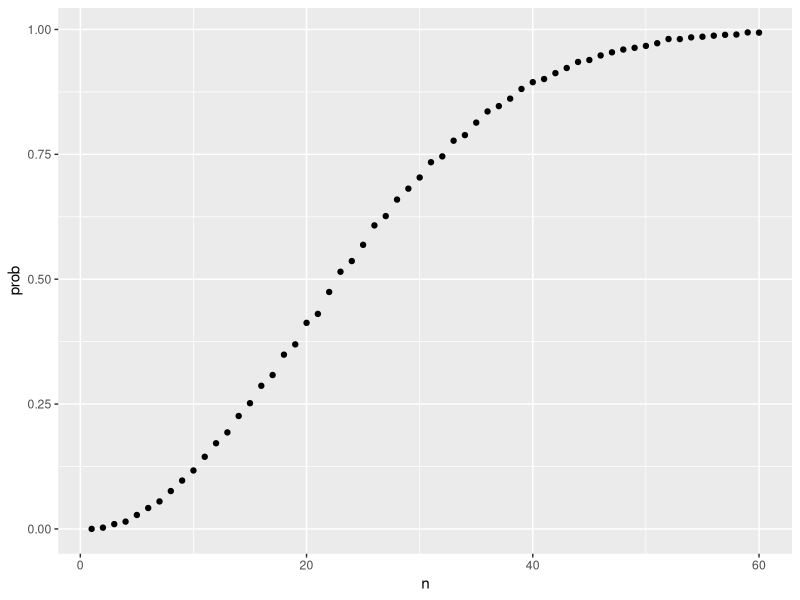
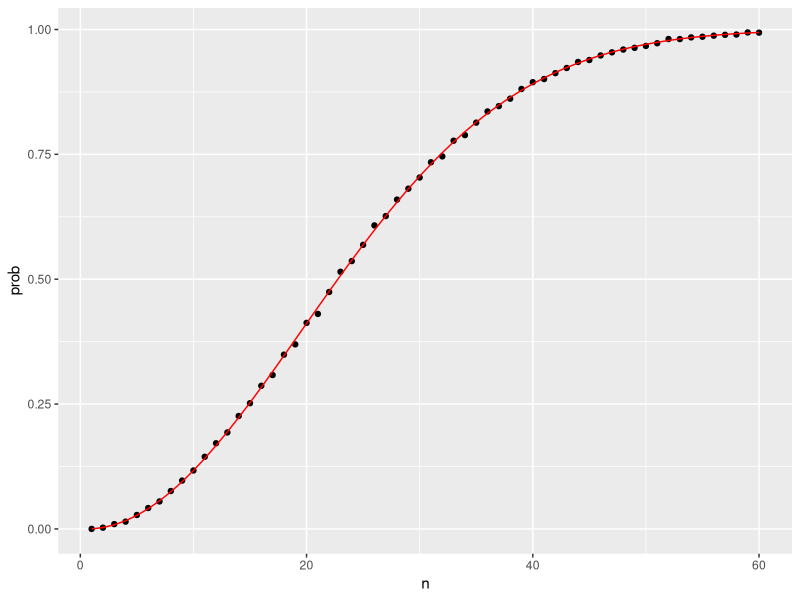

Reproduce these figures in R, in order.
#Ejemplos

#En esta sección, describimos dos ejemplos populares de probabilidad discreta: el problema de Monty Hall y el problema del cumpleaños. Usamos R para ayudar a ilustrar los conceptos matemáticos.

#Problema de Monty Hall

#En la década de 1970, hubo un programa de juegos llamado "Hagamos un trato" y Monty Hall fue el presentador. En algún momento del juego, se pidió a los concursantes que eligieran una de las tres puertas. Detrás de una puerta había un premio. Las otras puertas tenían una cabra detrás de ellas para mostrarle al concursante que habían perdido. Después de que el concursante eligiera una puerta, antes de revelar si la puerta elegida contenía un premio, Monty Hall abría una de las dos puertas restantes y le mostraba al concursante que no había ningún premio detrás de esa puerta. Luego preguntaba "¿Quieres cambiar de puerta?" ¿Qué harías?
  
#Podemos usar la probabilidad para mostrar que si se queda con la elección de la puerta original, sus posibilidades de ganar un premio siguen siendo de 1 en 3. Sin embargo, si cambia a la otra puerta, ¡sus posibilidades de ganar se duplican a 2 en 3! Esto parece contradictorio. Mucha gente piensa incorrectamente que ambas posibilidades son 1 en 2 ya que está eligiendo entre 2 opciones. Puede ver una explicación matemática detallada en Khan Academy49 o leer una en Wikipedia50. A continuación, usamos una simulación de Monte Carlo para ver qué estrategia es mejor. Tenga en cuenta que este código está escrito más largo de lo que debería ser con fines pedagógicos.

#Comencemos con la estrategia del palo:

B <- 10000
monty_hall <- function(strategy){
  doors <- as.character(1:3)
  prize <- sample(c("carro", "cabra", "cabra"))
  prize_door <- doors[prize == "carro"]
  my_pick  <- sample(doors, 1)
  show <- sample(doors[!doors %in% c(my_pick, prize_door)],1)
  stick <- my_pick
  stick == prize_door
  switch <- doors[!doors%in%c(my_pick, show)]
  choice <- ifelse(strategy == "stick", stick, switch)
  choice == prize_door
}
stick <- replicate(B, monty_hall("stick"))
mean(stick)
#> [1] 0.342
switch <- replicate(B, monty_hall("switch"))
mean(switch)


#A medida que escribimos el código, notamos que las líneas que comienzan con my_pick y show no tienen influencia en la última operación lógica cuando nos atenemos a nuestra elección original de todos modos.

#A partir de esto debemos darnos cuenta de que la probabilidad es de 1 en 3, con lo que comenzamos. Cuando cambiamos, la estimación de Monte Carlo confirma el cálculo de 2/3. 

#Esto nos ayuda a obtener una idea al mostrar que estamos eliminando una puerta, muestra, que definitivamente no es un ganador de nuestras elecciones. 

#También vemos que a menos que lo hagamos bien cuando elegimos por primera vez, usted gana: 1 - 1/3 = 2/3.


#Problema de cumpleaños

#Supongamos que estás en un salón de clases con 50 personas. Si asumimos que este es un grupo de 50 personas seleccionado al azar, ¿cuál es la probabilidad de que al menos dos personas tengan el mismo cumpleaños? Aunque es algo avanzado, podemos deducirlo matemáticamente. Haremos esto más tarde. Aquí usamos una simulación de Monte Carlo. Para simplificar, asumimos que nadie nació el 29 de febrero. En realidad, esto no cambia mucho la respuesta.

#Primero, tenga en cuenta que los cumpleaños se pueden representar como números entre 1 y 365, por lo que una muestra de 50 cumpleaños se puede obtener así:


n <- 50
bdays <- sample(1:365, n, replace = TRUE)


#Para verificar si en este conjunto particular de 50 personas tenemos al menos dos con el mismo cumpleaños, podemos usar la función duplicate, que devuelve VERDADERO siempre que un elemento de un vector sea un duplicado. Aquí hay un ejemplo:

duplicated(c(1,2,3,1,4,3,5))

#La segunda vez que aparecen 1 y 3, obtenemos un VERDADERO. Entonces, para verificar si dos cumpleaños fueron iguales, simplemente usamos las funciones any y duplicated como esta:

any(duplicated(bdays))

#En este caso, vemos que sí sucedió. Al menos dos personas tenían el mismo cumpleaños.

#Para estimar la probabilidad de un cumpleaños compartido en el grupo, repetimos este experimento muestreando conjuntos de 50 cumpleaños una y otra vez:


B <- 10000

same_birthday <- function(n){
  bdays <- sample(1:365, n, replace=TRUE)
  any(duplicated(bdays))
}

results <- replicate(B, same_birthday(50))

mean(results)


#¿Esperabas que la probabilidad fuera tan alta?
  
#La gente tiende a subestimar estas probabilidades. Para tener una intuición de por qué es tan alto, piense en lo que sucede cuando el tamaño del grupo es cercano a 365. En esta etapa, nos quedamos sin días y la probabilidad es uno.

#Digamos que queremos usar este conocimiento para apostar con amigos sobre dos personas que tienen el mismo cumpleaños en un grupo de personas. ¿Cuándo son las posibilidades mayores al 50%? ¿Más grande que el 75%?
  
 #Vamos a crear una tabla de búsqueda. Podemos crear rápidamente una función para calcular esto para cualquier tamaño de grupo:

compute_prob <- function(n, B=10000){
  results <- replicate(B, same_birthday(n))
  mean(results)
}

#Usando la función sapply, podemos realizar operaciones por elementos en cualquier función:

n <- seq(1,60)
prob <- sapply(n, compute_prob)


#Ahora podemos hacer una gráfica de las probabilidades estimadas de que dos personas tengan el mismo cumpleaños en un grupo de tamaño n:

library(tidyverse)
prob <- sapply(n, compute_prob)
qplot(n, prob)


#Ahora calculemos las probabilidades exactas en lugar de usar aproximaciones de Monte Carlo. No solo obtenemos la respuesta exacta usando matemáticas, sino que los cálculos son mucho más rápidos ya que no tenemos que generar experimentos.

#Para simplificar las matemáticas, en lugar de calcular la probabilidad de que suceda, calcularemos la probabilidad de que no suceda. Para esto, usamos la regla de la multiplicación.

#Comencemos con la primera persona. La probabilidad de que la persona 1 tenga un cumpleaños único es 1. La probabilidad de que la persona 2 tenga un cumpleaños único, dado que la persona 1 ya cumplió uno, es 364/365. Luego, dado que las dos primeras personas tienen cumpleaños únicos, la persona 3 tiene 363 días para elegir. Continuamos de esta manera y encontramos que las posibilidades de que las 50 personas tengan un cumpleaños único son:

#1*364/365*363/365.....365-n+1/365

#Podemos escribir una función que haga esto para cualquier número:

exact_prob <- function(n){
  prob_unique <- seq(365,365-n+1)/365 
  1 - prod( prob_unique)
}

eprob <- sapply(n, exact_prob)

qplot(n, prob) + geom_line(aes(n, eprob), col = "red")


#Esta gráfica muestra que la simulación de Monte Carlo proporcionó una muy buena estimación de la probabilidad exacta. Si no hubiera sido posible calcular las probabilidades exactas, aún habríamos podido estimar con precisión las probabilidades.

